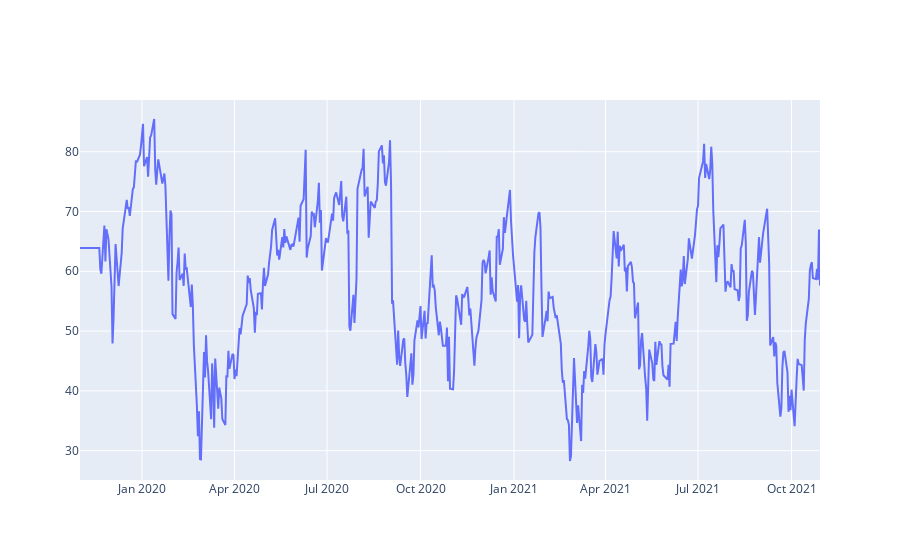

The notebook cell this image was saved under:
### Markdown cell above
**Question 7: Plot the corresponding RSI**

### Code cell
rsi_indicator = RSI(ohlcv_df)
rsi_indicator.run()

fig = go.Figure()

theRSI = go.Scatter(x=prices_df['formatted_date'], 
                            y=rsi_indicator.rsi,name='RSI')

fig.add_trace(theRSI)

fig.show()

### Figure 1 — Plotly figure (JSON) as saved in the notebook; plotly's stock layout.template omitted (floating-point values rounded to 4 significant figures; data arrays with more than 128 entries replaced by an {"elided": "..."} marker saying what was removed)
{"data": [{"name": "RSI", "type": "scatter", "x": {"elided": "503 str values"}, "y": {"elided": "503 float values"}}], "layout": {}}
